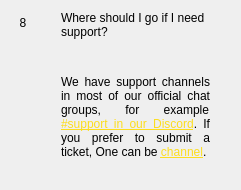
                  <widget class="QWidget" name="widgetFaq8" native="true">
                   <layout class="QHBoxLayout" name="horizontalpage_8" stretch="0,1">
                    <item alignment="Qt::AlignTop">
                     <widget class="QLabel" name="labelNumber8">
                      <property name="minimumSize">
                       <size>
                        <width>24</width>
                        <height>24</height>
                       </size>
                      </property>
                      <property name="maximumSize">
                       <size>
                        <width>16777215</width>
                        <height>24</height>
                       </size>
                      </property>
                      <property name="text">
                       <string>8</string>
                      </property>
                      <property name="alignment">
                       <set>Qt::AlignCenter</set>
                      </property>
                     </widget>
                    </item>
                    <item>
                     <layout class="QVBoxLayout" name="verticalLayoutpage_8">
                      <property name="leftMargin">
                       <number>20</number>
                      </property>
                      <property name="rightMargin">
                       <number>20</number>
                      </property>
                      <item>
                       <widget class="QLabel" name="labelSubtitle8">
                        <property name="text">
                         <string>Where should I go if I need support?</string>
                        </property>
                        <property name="wordWrap">
                         <bool>true</bool>
                        </property>
                       </widget>
                      </item>
                      <item>
                       <spacer name="verticalSpacer_80">
                        <property name="orientation">
                         <enum>Qt::Vertical</enum>
                        </property>
                        <property name="sizeType">
                         <enum>QSizePolicy::Fixed</enum>
                        </property>
                        <property name="sizeHint" stdset="0">
                         <size>
                          <width>20</width>
                          <height>30</height>
                         </size>
                        </property>
                       </spacer>
                      </item>
                      <item>
                       <widget class="QLabel" name="labelContent8">
                        <property name="text">
                         <string>
                           &lt;html&gt;&lt;head/&gt;&lt;body&gt;&lt;p align=&quot;justify&quot;&gt;
                           We have support channels in most of our official chat groups, for example
                           &lt;a style='color: #fcdd1f' href='https://discord.gg/822ezXx'&gt;
                           #support in our Discord&lt;/a&gt;.
                           If you prefer to submit a ticket, One can be
                           &lt;a style='color: #fcdd1f' href='https://discord.gg/822ezXx'&gt;
                           channel&lt;/a&gt;.
                           &lt;/p&gt;&lt;/body&gt;&lt;/html&gt;
                         </string>
                        </property>
                        <property name="alignment">
                         <set>Qt::AlignLeading|Qt::AlignLeft|Qt::AlignTop</set>
                        </property>
                        <property name="wordWrap">
                         <bool>true</bool>
                        </property>
                       </widget>
                      </item>
                      <item>
                       <spacer name="verticalSpacer_81">
                        <property name="orientation">
                         <enum>Qt::Vertical</enum>
                        </property>
                        <property name="sizeHint" stdset="0">
                         <size>
                          <width>20</width>
                          <height>20</height>
                         </size>
                        </property>
                       </spacer>
                      </item>
                     </layout>
                    </item>
                   </layout>
                  </widget>
